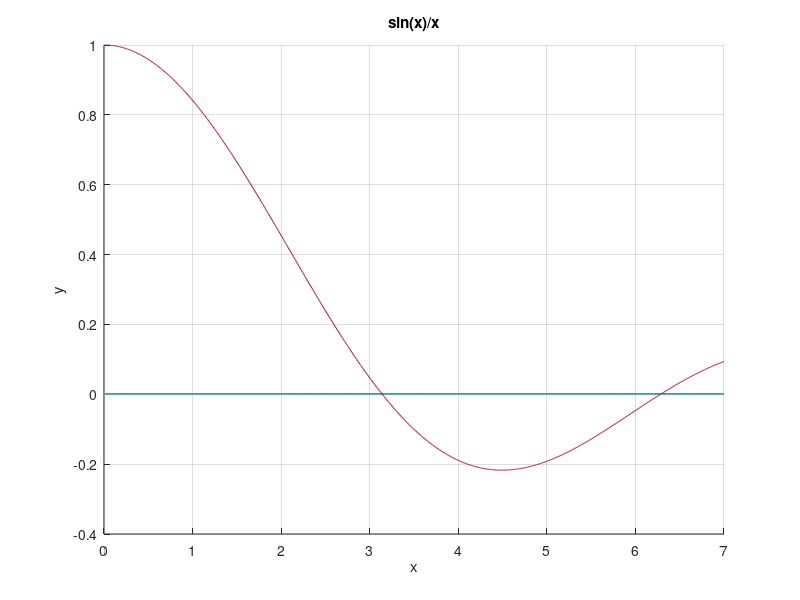

MATLAB code for this plot: (Note: this script raises an error after producing the figure.)
fun = @(x) sin(x)./x;

x = linspace(0, 7, 1000);
y = sin(x)./x;

hold on
grid on
title("sin(x)/x");
xlabel('x');
ylabel('y');
plot(x, zeros(1000), '-');
plot(x, y);

eps = 0.00001;
h = 1e-14; 
z = ginput(1);
plot(z(1,1), z(1,2), 'g*');
hold on
x_left = z(1,1);

for iter = 1 : 1000
    x_n = x_left - h * fun(x_left) / (fun(x_left + h) - fun(x_left));
    plot(x, fun(x_n) - (x_n - x) .* (fun(x_n + h) - fun(x_n)) ./ h);
    plot(x_n, fun(x_n), 'b*');
    if abs(fun(x_n)) < eps
        plot(x_n, fun(x_n), 'r*');
        break;
    end
    x_left = x_n;
end

x_n
fun(x_n)
iter
